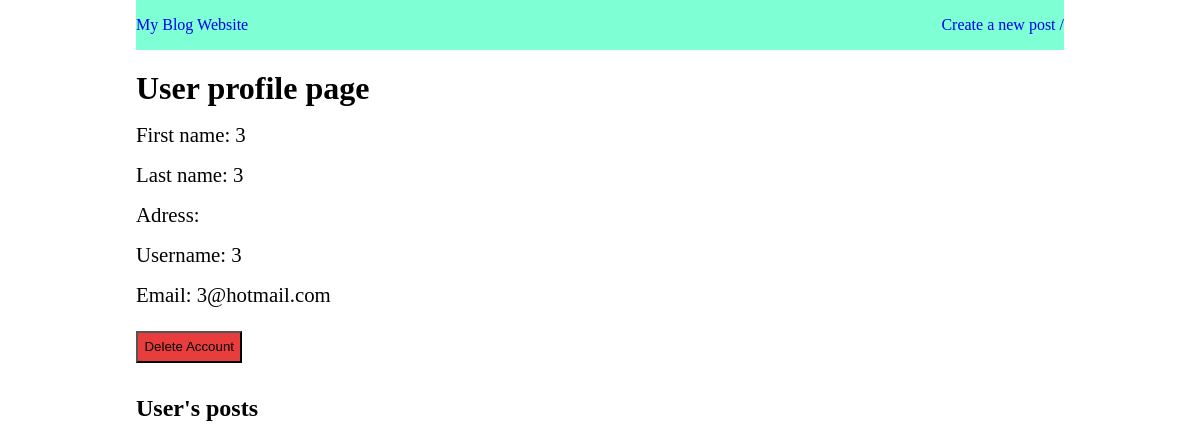
The app's page /profile/3, older data.
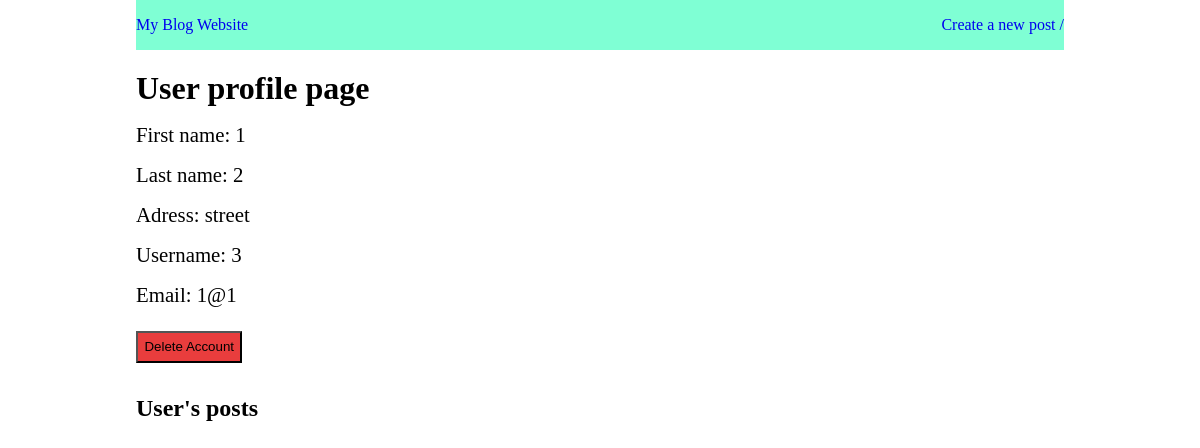
The same page, newer data.
### blog.py (models this page shows, shortened)
class User(db.Model):
    id = db.Column(db.Integer, primary_key=True)
    first_name = db.Column(db.String, nullable=False)
    last_name = db.Column(db.String, nullable=False)
    username = db.Column(db.String, nullable=False)
    address = db.Column(db.String, nullable=True)
    email = db.Column(db.String, nullable=False)
    def user_details(self):
        user_information = {
            "id": self.id,
            "first_name": self.first_name,
            "last_name": self.last_name,
            "username": self.username,
            "address": self.address,
            "email": self.email,
        }
        return user_information

### blog.py (the view)
@app.route('/profile/<username>', methods=['GET'])
def user_profile(username):
    user = User.query.filter_by(username=username).first()
    if user:
        posts = Post.query.filter_by(user_id=user.id).all()
    if user is None:
        return redirect(url_for('home'))
    return render_template("profile.html", user_details=user.user_details(), blogs=posts)

### templates/profile.html (shortened to what this page needs)
<!DOCTYPE html>
<html lang="en">
<head>
    <link rel= "stylesheet" type= "text/css" href= "{{ url_for('static',filename='style.css')}}">
</head>
<body>
    <div class="container">
        <nav>
            <div class="home_link">
                <a href="/homepage">My Blog Website</a>
            </div>
            <div class="nav_link">
                <a href="/create_post">Create a new post /</a>
            </div>
        </nav>
        <main>
            <h1>User profile page</h1>
            <section id="user_details">
                <p class="firstname">First name: {{user_details.first_name}}</p>
                <p class="lastname">Last name: {{user_details.last_name}}</p>
                <p class="address">Adress: {{user_details.address}}</p>
                <p class="username">Username: {{user_details.username}}</p>
                <p class="email">Email: {{user_details.email}}</p>
            </section>
            <div class="delete_item">
                <a href="{{url_for('delete_user', username=user_details.username)}}" id="delete_user"><button id="delete_button">Delete Account</button></a>
            </div>
            <h2  id="user_post">User's posts</h2>
        </main>
    </div>
</body>
</html>

Row changes from the older to the newer data that the page shows:
removed User: email "3@hotmail.com"
added User: address "street", email "1@1"
Text that changed along with them:
{{ user_details.first_name }}: "3" → "1"
{{ user_details.last_name }}: "3" → "2"
